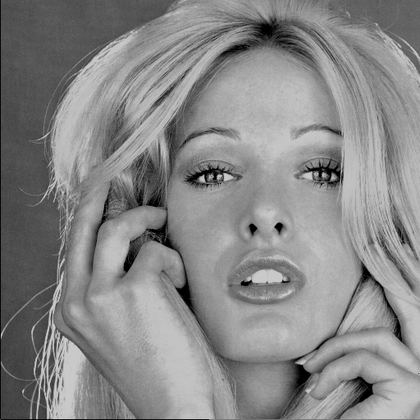
%> input picture woman_blonde.png, 420 x 420 px, shrunk from 512 x 512 before the run
$ octave 'assignment4 (1).m'   (GNU Octave 9; MATLAB toolbox functions it lacks are replaced by stand-ins)
%> lines starting %> are read from the running program, lines starting %| are printed output that depends on the picture
clc; close all; clear all;

input = double(imread("/MATLAB Drive/Computer Vision/woman_blonde.png"));
%> input: size 420x420 double; min 0, max 215, mean 135.1; mean of the top-left, top-right, bottom-left and bottom-right quarters 118.1, 145.9, 128.2, 148.2
SUP=max(max(input));
%> SUP = 215
inputdivmax=input/SUP;
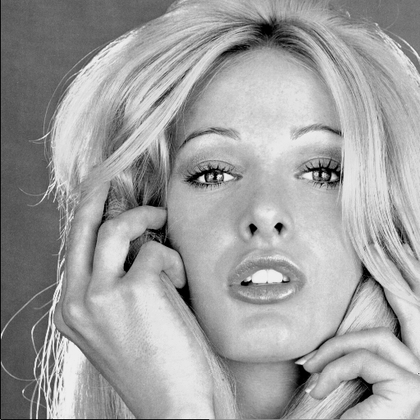
%> inputdivmax: size 420x420 double; min 0, max 1, mean 0.628
f = imnoise(inputdivmax,"gaussian",0, 0.002);
figure; imshow(f); title("noisy image f");

%Perona Malik with auto stop:
u = f;
k = 0.02;
dt = 0.25;
[m, n] = size(f);
%> m = 420; n = 420
stop = estimate_var(f);

while true
    u = expand(expand(u));
    u_new = zeros(size(u));
    s = (Dx_0_circ(u)).^2 + (Dy_0_circ(u)).^2;
    alpha = 1 ./ (1 + (s / k^2));

    u_new = u + dt * (Dx_minus_circ(alpha .* Dx_plus_circ(u)) + Dy_minus_circ(alpha .* Dy_plus_circ(u)));
    u = shrink(shrink(u_new));
    % (e) comparing up to 4 decimal places
    % Display the mean of the image u
    disp(['Mean of u: ', num2str(mean(u(:)))]);  % Mean of u

    % Display the mean of the image f
    disp(['Mean of f: ', num2str(mean(f(:)))]);  % Mean of f

    temp = sum((u - f).^2, 'all') / (m * n - 1);

    if temp > stop
        break;
    end
end

figure;
imshow(u, []);
title('Perona Malik Image');


function U=expand(u, n)
if nargin==1
    n=1;
end
for i=1:n
    [M, N]=size(u);
    U=u;
    V=[U(1, :); U ; U(M, :)];
    U=[V(:, 1), V , V(:, N)];
    u=U;
end
end

function u=shrink(U, n)
if nargin==1
    n=1;
end
[M, N]=size(U);
u=U(1+n:M-n, 1+n:N-n);
end

function d=Dx_plus_circ(u)
u=expand(u);
d=circshift(u, -1, 1)-u;
d=shrink(d);
end
function d=Dx_minus_circ(u)
u=expand(u);
d= u-circshift(u, 1, 1);
d=shrink(d);
end

function d=Dy_minus_circ(u)
u=expand(u);
d=u-circshift(u, 1, 2);
d=shrink(d);
end

function d=Dx_0_circ(u)
u=expand(u);
d=(circshift(u, -1, 1)-circshift(u, 1, 1))/2;
d=shrink(d);
end

function d=Dy_plus_circ(u)
u=expand(u);
d=circshift(u, -1, 2)-u;
d=shrink(d);
end

function d=Dy_0_circ(u)
u=expand(u);
d=(circshift(u, -1, 2)-circshift(u, 1, 2))/2;
d=shrink(d);
end

% (f) estimate_var function
function var_est = estimate_var(f)
    w = [1, -2, 1;
         -2, 4, -2;
          1, -2, 1];
    [M, N] = size(f);
%> M = 420; N = 420
    u = f;
    for i = 2:M-1
        for j = 2:N-1
            u(i, j) = sum(sum(w .* f(i-1:i+1, j-1:j+1)));
        end
    end
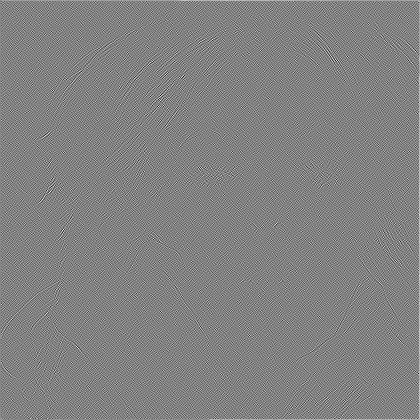
%> u: size 420x420 double; min -1.74, max 1.67, mean 0.0039; drawn with min black and max white
    var_est = sum(sum(u.^2)) * (1 / (36 * (M - 2) * (N - 2)));
%> var_est = 0.00249
%> the loop `while true` made 20 passes
%> temp on passes 1 to 12: 0.000183, 0.000457, 0.000724, 0.000964, 0.00117, 0.00135, 0.00151, 0.00164, 0.00176, 0.00186, 0.00196, 0.00204
%> (printed output is left out)
%> pass 1, `u = expand(expand(u));`:
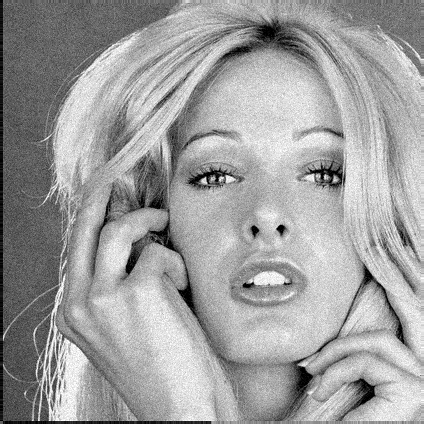
%> u: size 424x424 double; min 0, max 1, mean 0.624
%> pass 1, in Dx_0_circ, `u=expand(u);`:
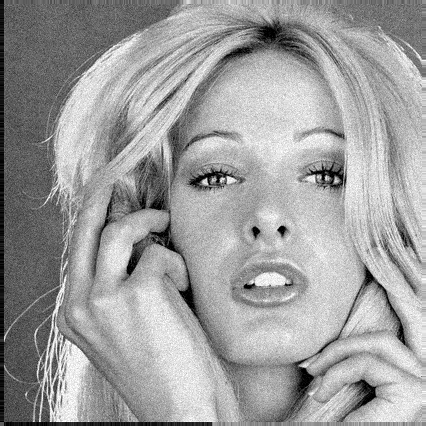
%> u: size 426x426 double; min 0, max 1, mean 0.622
%> pass 1, in Dx_0_circ, `d=(circshift(u, -1, 1)-circshift(u, 1, 1))/2;`:
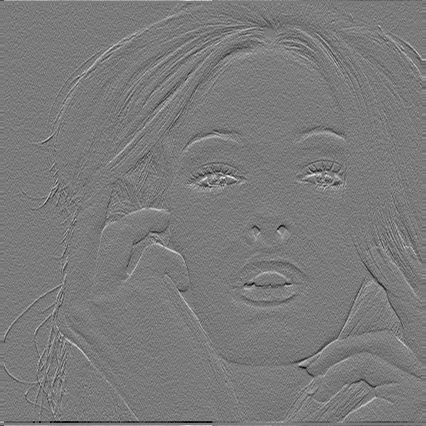
%> d: size 426x426 double; min -0.466, max 0.5, mean 0; drawn with min black and max white
%> pass 1, in shrink, `u=U(1+n:M-n, 1+n:N-n);`:
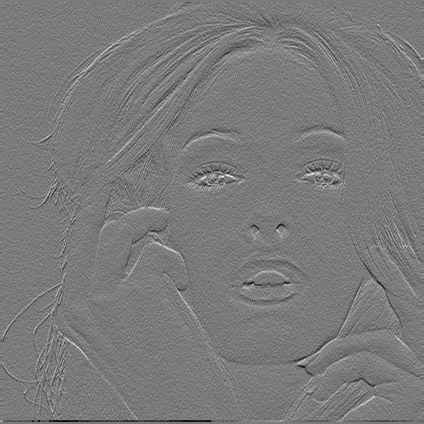
%> u: size 424x424 double; min -0.466, max 0.5, mean -0.000374; drawn with min black and max white
end

$ run again, with kidney.png copied over woman_blonde.png
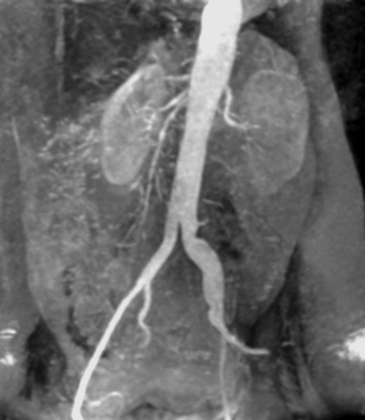
%> input picture kidney.png, 365 x 420 px, shrunk from 720 x 828 before the run
%> SUP = 234
%> after the loop in estimate_var, `for i = 2:M-1`:
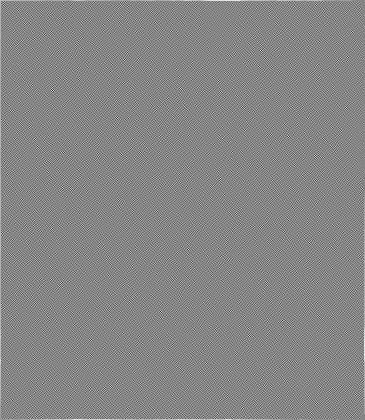
%> u: size 420x365 double; min -1.33, max 1.22, mean 0.00408; drawn with min black and max white
%> var_est = 0.00204
%> the loop `while true` made 21 passes
%> temp on passes 1 to 8: 0.000193, 0.000463, 0.000713, 0.000927, 0.0011, 0.00125, 0.00137, 0.00147
%> (printed output is left out)
%> pass 1, in shrink, `u=U(1+n:M-n, 1+n:N-n);`:
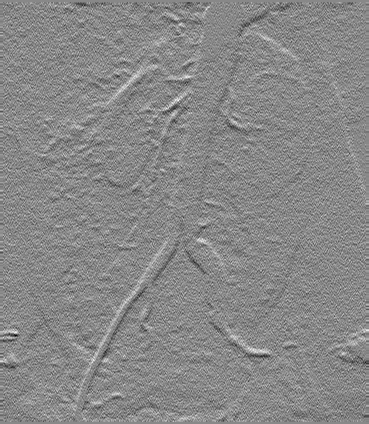
%> u: size 424x369 double; min -0.245, max 0.213, mean -3.95e-05; drawn with min black and max white
